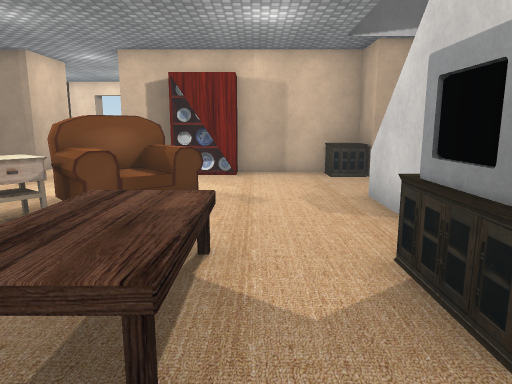
[1] (above)

22 first-person views from a walk through a 3-D level made in the Unity game engine. The camera is 1.5 m above the floor, tilts 10° down and sees 70° across. Doors are open. The floor is counted in squares, 1 m on a side. Each view is taken from the middle of a square. On the plan, view 1 faces up. The plan holds only what a view shows up to about 16 squares ahead; the rest is blank. The place goes on beyond the plan. Some surface patterns are stand-ins.

[2]
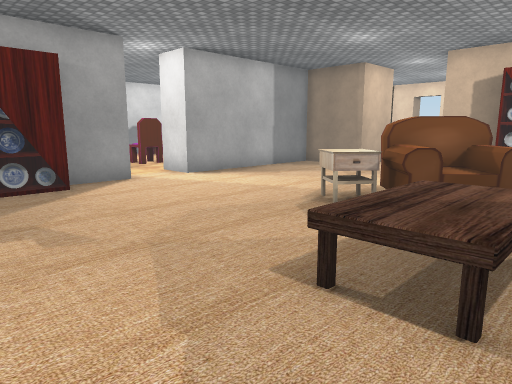

[3]
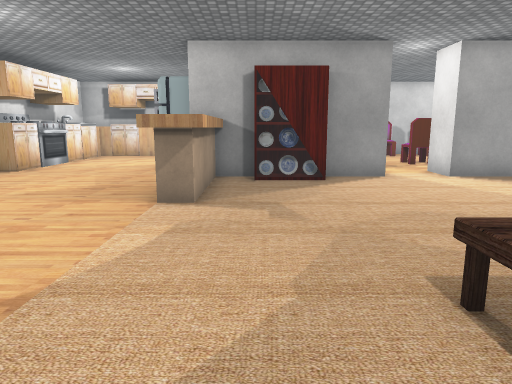

[4]
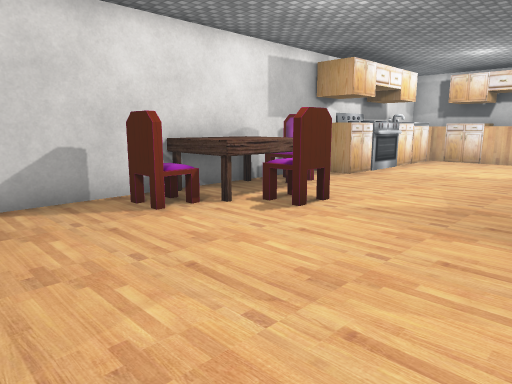

[5]
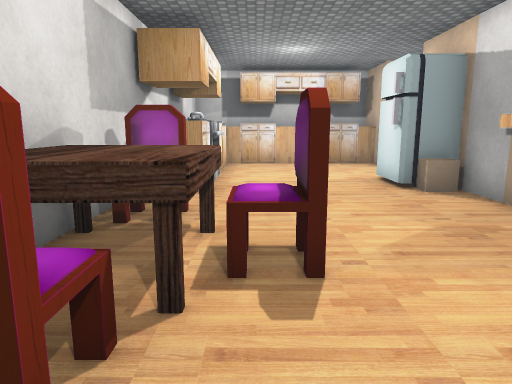

[6]
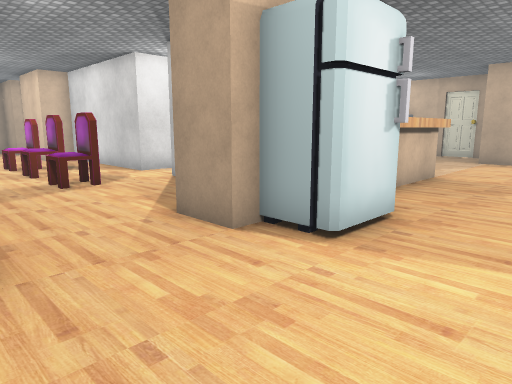

[7]
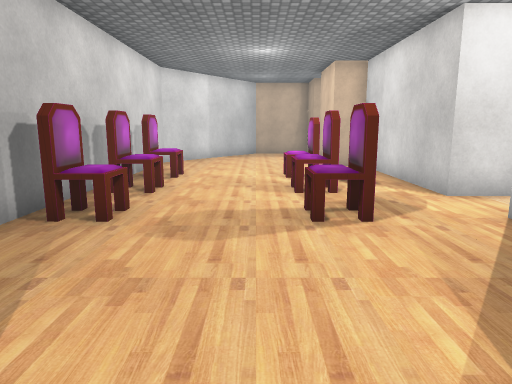

[8]
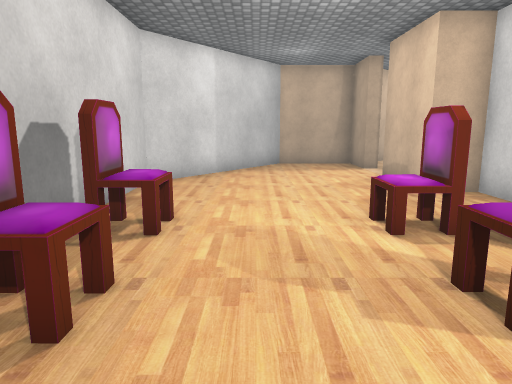

[9]
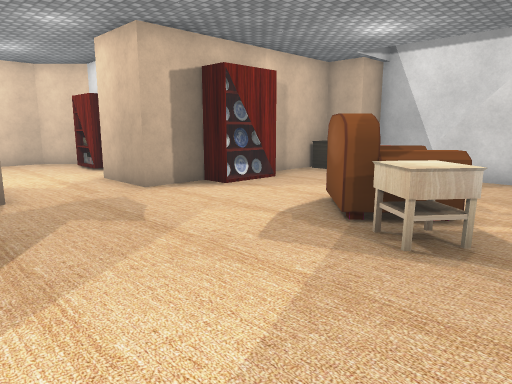

[10]
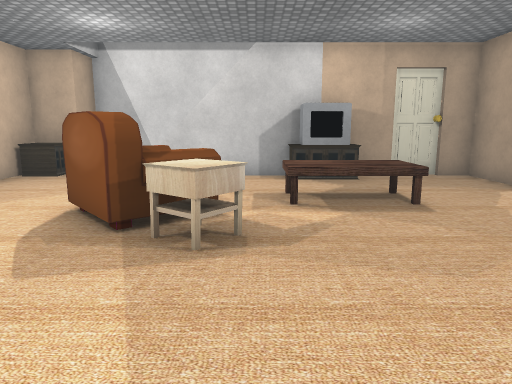

[11]
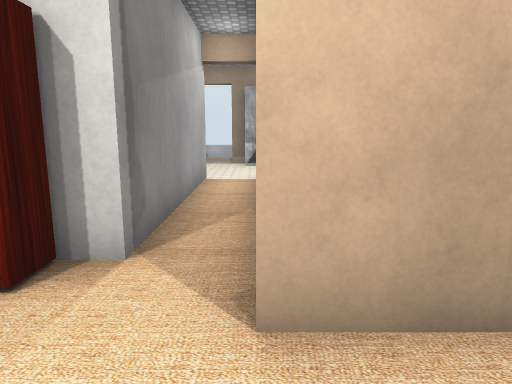

[12]
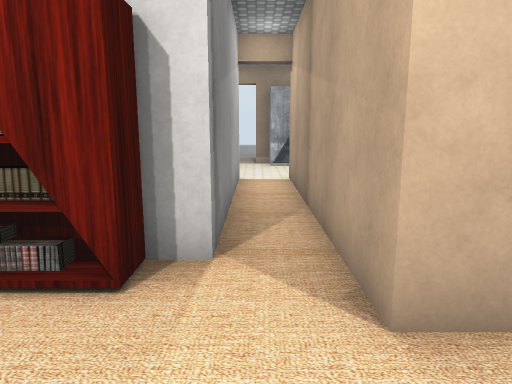

[13]
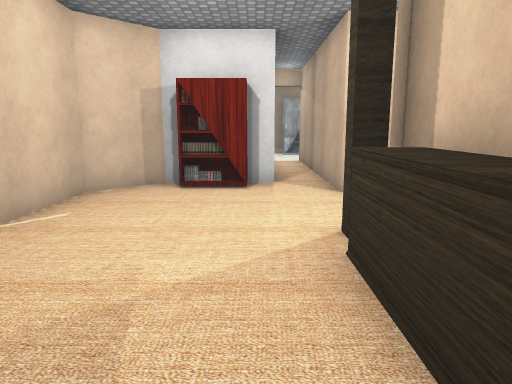

[14]
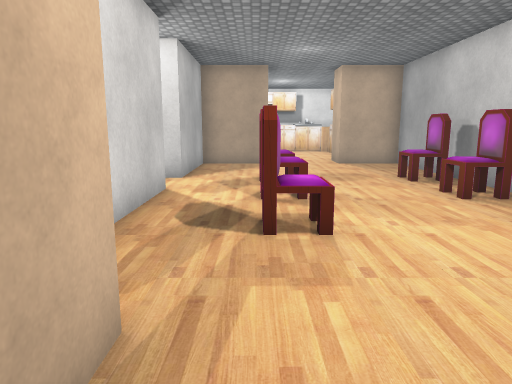

[15]
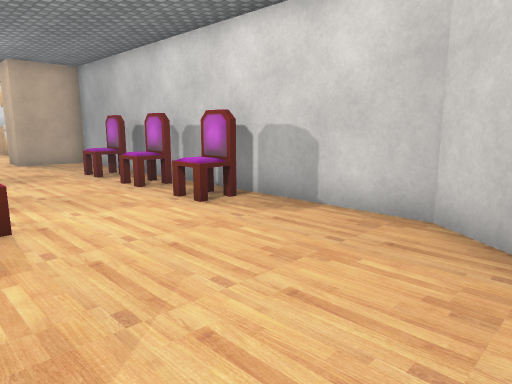

[16]
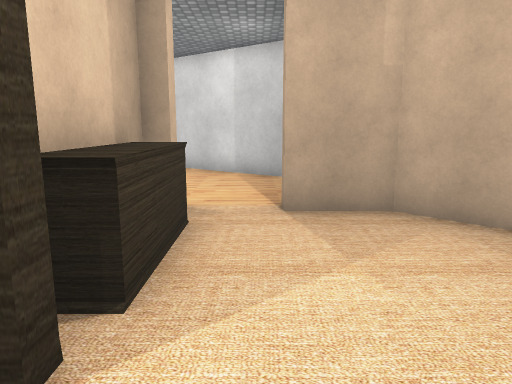

[17]
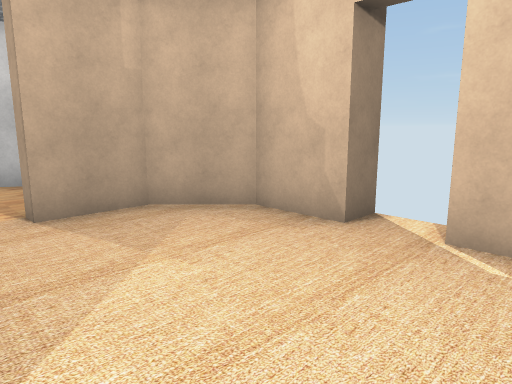

[18]
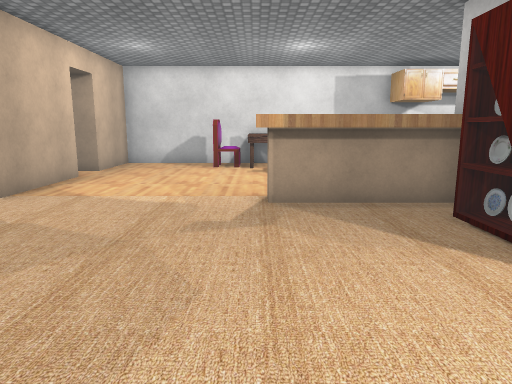

[19]
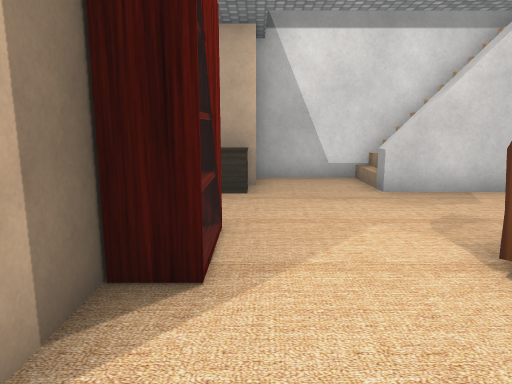

[20]
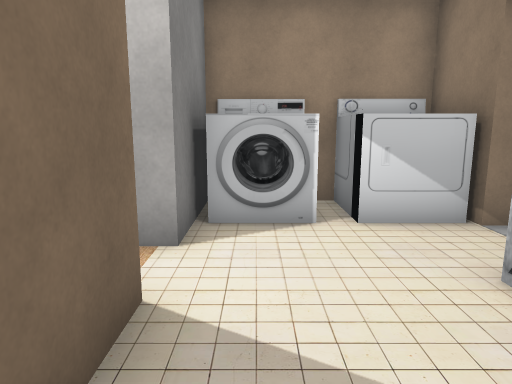

[21]
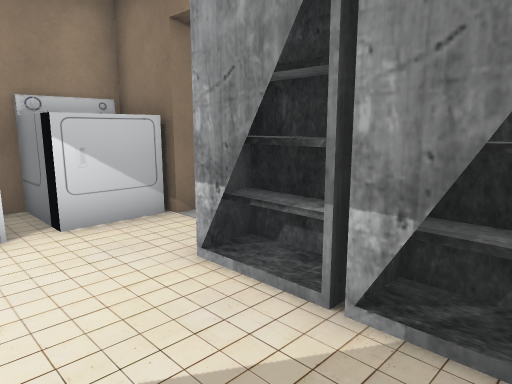

[22]
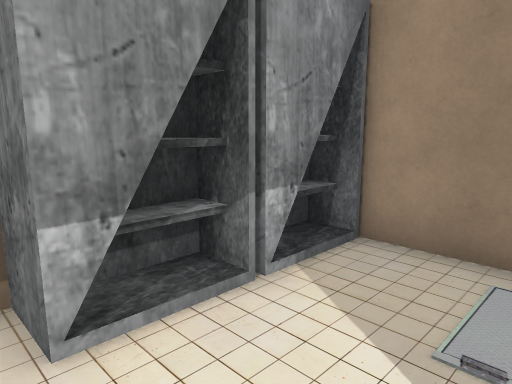

### Floor plan
Points are (right, up) in squares from view 1. A wall is a line through its corners. A room is listed if a view was taken in it or the views show most of it. See-through windows are left out.
Room 1 (views 1, 2, 3, 4, 5, 6, 7, 8, 9, 10, 11, 12, 13, 14, 15, 16, 17, 18, 19)
walls: (-10.2, 4.1) (-10.2, 2.1); (-10.2, 0) (-10.2, -1) (-6.2, -1) (-6.2, -2) (-9, -2); (-10.2, -1.2) (-6.2, -1.2); (-6, -1) (-6, -2.3) (-10.2, -2.3); (-10.2, 11.8) (-10.2, 6) (-11.7, 6) (-11.7, 12.5) (-12.8, 12.5); (-10, -2) (-12.1, -2); (-13, 12.5) (-13, 15.5) (-12.5, 15.5) (-12.5, 15) (-11.4, 15); (-13.9, -2) (-14.5, -2) (-14.5, -0.5) (-11.7, -0.5) (-11.7, 4) (-11.2, 4); (-7.5, 14.5) (-7.5, 12.5) (-9.5, 12.5); (-2.5, 12.5) (-4.5, 12.5) (-4.5, 15) (4, 15); (-9.6, 15) (-7.5, 15); (-8.2, 15.2) (-8.2, 15.7) (-7.8, 15.7); (-18, -2) (-18.9, -2); (2.5, 3.6) (2.5, 8); (0.5, -1.8) (2.5, -1.8) (2.5, -0.8); (-18.5, -1.9) (-18.5, -2.6); (2.5, 0.6) (2.5, 2.1); (2.7, -0.9) (2.7, 0.8); (-0.5, -5.2) (-0.5, -1.8); (-18.5, -5) (-18.5, -6.2); (3.5, 11) (3.5, 12.5) (-0.6, 12.5); (5, 5.1) (5, 11); (-10.9, -9.7) (-0.5, -9.7) (-0.5, -6.7); (-3, 19) (-3, 19.5) (-4.5, 21) (-7.5, 21); (-18.5, -7.6) (-18.5, -8.2); (-9, 21) (-11, 21) (-12.5, 19.5) (-12.5, 17.5) (-13, 17.5) (-13, 19.5) (-16, 19.5) (-20, 14) (-20, -0.5) (-17.5, -0.5) (-17.5, -2); (4, 16.5) (-3, 16.5) (-3, 17.4)
low walls: (-11.5, -2.2) (-11.5, -3) (-12, -3); (2.5, 8) (3.2, 8)
ways out: open door at (4, 15.5) to room 2; open door at (-8.5, 21.5); open door at (0, -6)
objects: other object (-19, -7); other object (-19, -4) to (-19, -3); other object (-19, 4) to (-19, 5); other object (-19, 6) to (-19, 7); other object (-19, 9) to (-19, 10); sink (-18, -9) to (-16, -8); other object (-16, -8); stove (-15, -9) to (-13, -8); other object (-15, 4) to (-14, 5); other object (-15, 6) to (-14, 7); other object (-15, 9) to (-14, 10); fridge (-14, -3) to (-13, -2); other object (-12, -9) to (-12, -8); other object (-12, 15) to (-9, 16); cabinet (-10, 0) to (-9, 2); other object (-9, -9) to (-9, -8); table (-8, -9) to (-6, -8); other object (-7, -7) to (-7, -6); other object (-5, -9) to (-4, -8); table (-5, 5) to (-3, 6); armchair (-4, 6) to (-1, 8); bookshelf (-4, 17) to (-3, 19); cabinet (-3, 12) to (-1, 12); table (-2, 2) to (-1, 4); TV (2, 2) to (2, 4); other object (2, 11) to (3, 12)
Room 2 (views 20, 21, 22)
walls: (8.5, 15.4) (8.5, 16); (8.5, 17.5) (8.5, 18); (4, 15) (4, 13.2); (5.6, 11.5) (7.5, 11.5); (6.8, 19.5) (6.2, 19.5); (4, 19.5) (4, 16.5)
ways out: open door at (4, 15.5) to room 1; open door at (9, 16.5)
objects: other object (5, 18) to (8, 19); shelf (8, 12) to (8, 13); shelf (8, 14) to (8, 15)

Positions as (right, up) in squares from view 1, and headings:
1: (0, 0), facing up
2: (0, -1), facing up-left
3: (1, 0), facing left
4: (-1, -2), facing down-left
5: (-3, -7), facing left
6: (-18, -6), facing up-right
7: (-16, -2), facing up
8: (-17, 4), facing up
9: (-9, 4), facing up-right
10: (-9, 5), facing right
11: (-7, 15), facing right
12: (-7, 16), facing right
13: (-13, 17), facing right
14: (-14, 15), facing down
15: (-14, 16), facing down-left
16: (-6, 17), facing left
17: (-6, 16), facing up-left
18: (-6, 6), facing down
19: (-6, 11), facing right
20: (5, 12), facing up
21: (5, 12), facing up-right
22: (5, 16), facing down-right
